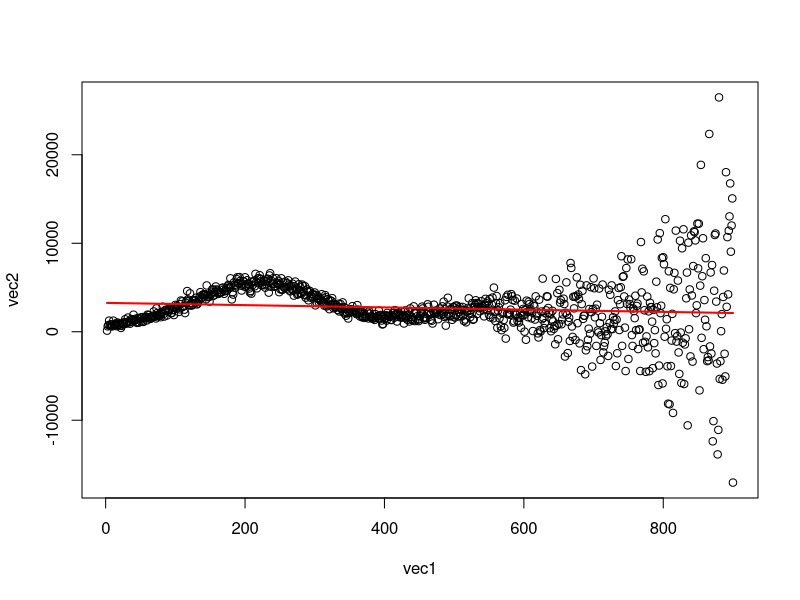
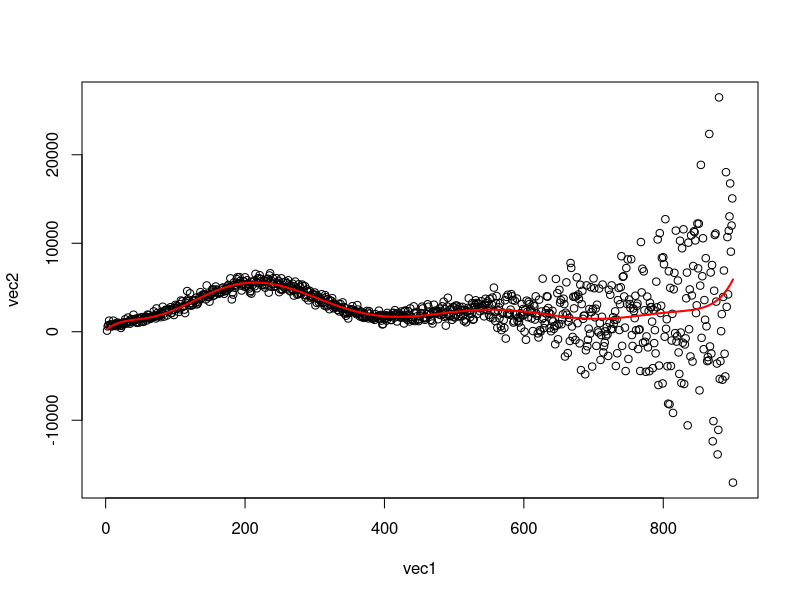
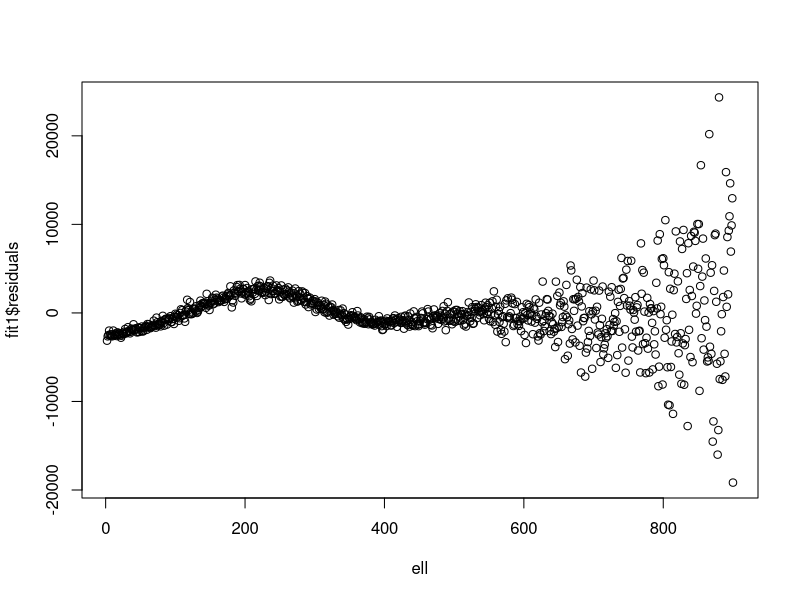
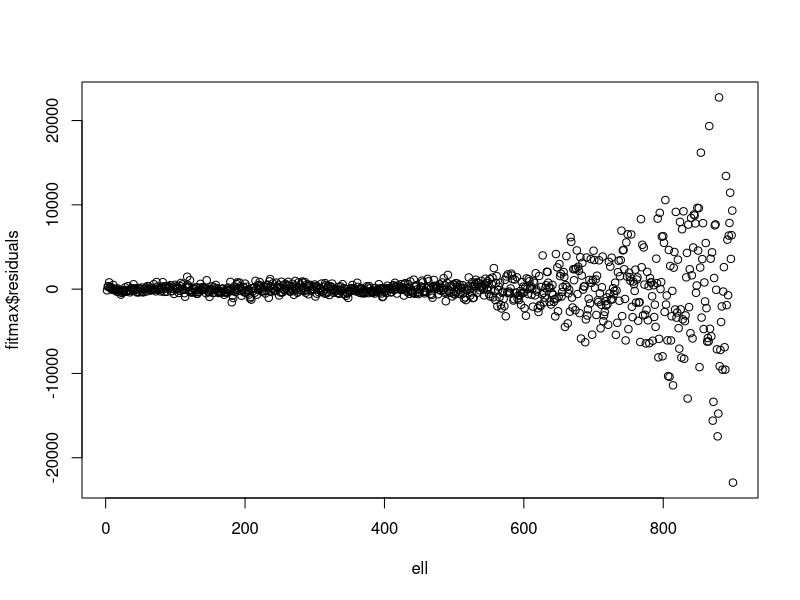
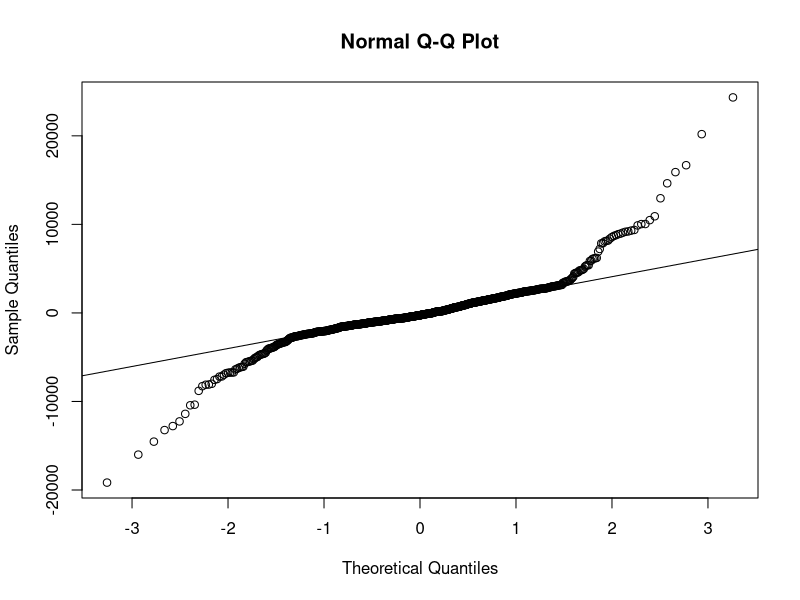
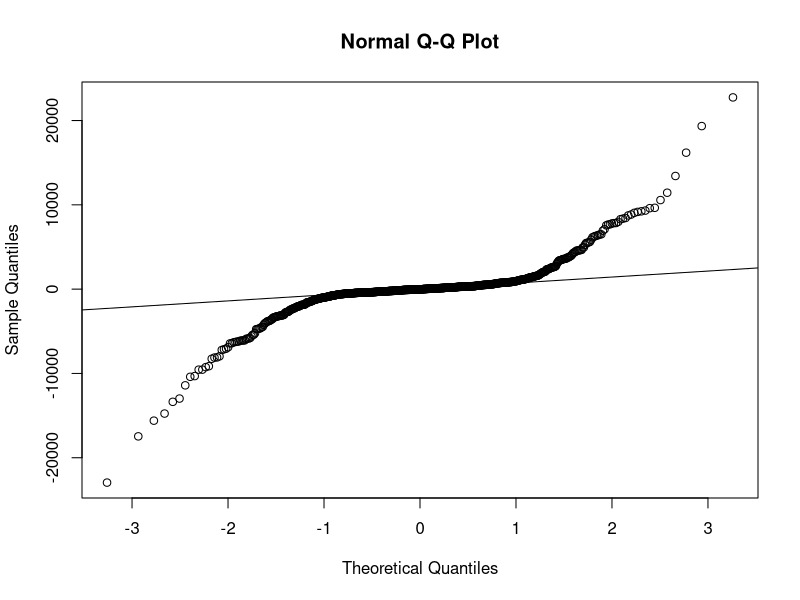

R code for these plots, in order:
# MD 1
# 1. Read CMB data into file
df <- read.table('CMB.dat',header=TRUE)
attach(df)
# generic linear regression function
general_lreg <- function(vec1,vec2,degree=1,plot=F,print=F) {
  fit<-lm(vec2~poly(vec1,degree,raw=T)) 
  if(plot){
    plot(vec1,vec2)
    x <- seq(min(vec1),max(vec1),length.out = length(vec1))
    f <- predict(fit, newdata = data.frame(vec1 = x))
    lines(x,f,col="red",lwd=2)
  }
  if(print){
    print(summary(fit))
  }
  fit
}
# Data: col1 (ell) - multiple moment
#       clo2 (Cl)  - spectrum deviation
# 2. Perform:
# - Linear regression
fit1 <- general_lreg(ell,Cl,plot=T,print=T)
# 3. Perform: polynomial regression
#   - Check best fit polynomial order with ANOVA
# This should get tail call optimized by the compiler so don't
# sweat the recursion. It won't expand on the stack.
bestfit <- function(vec1,vec2,deg=1,last_deg=1,P=0,p=0.05,max=27) {
  if((P>0.05) || (deg>max)){
    list(d=last_deg,p=P)
  } else {
    f1<-general_lreg(vec1,vec2,deg)
    next_deg<-deg+2
    f2<-general_lreg(vec1,vec2,next_deg)
    P<-anova(f1,f2)$'Pr(>F)'[2]
    bestfit(vec1,vec2,next_deg,deg,P)
  }
}
res <- bestfit(ell,Cl)
paste("stopped at x^", res$d,sep="")
paste("p value:",res$p)
fitmax<-general_lreg(ell,Cl,degree=res$d,plot=T,print=T)
# 4. Perform residual analysis like in lecture
#   - independence (are residuals random, uncorrelated with data?)
plot(ell,fit1$residuals)
plot(ell,fitmax$residuals)
#   - autocorrelation (is residual independent of previous residual?)
#       durbinWatsonTest() <- from time series analysis
library(car)
durbinWatsonTest(fit1)
durbinWatsonTest(fitmax)
#   - normality
#       - qqnorm
#       - qqline
#       - shapiro.test()
qqnorm(fit1$residuals)
qqline(fit1$residuals)
qqnorm(fitmax$residuals)
qqline(fitmax$residuals)
library(nortest)
# degree-1 approximation normality
(lillie.test(fit1$residuals)$p.value > 0.05)
# max degree approximation normality
(lillie.test(fitmax$residuals)$p.value > 0.05)
#   - homoscedasticity
#       -ncvTest() <- reject hypothesis of constant variance
(ncvTest(fit1)$p > 0.05)
(ncvTest(fitmax)$p > 0.05)
